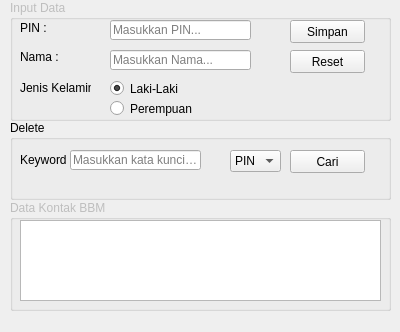
<?xml version="1.0" encoding="UTF-8"?>
<ui version="4.0">
 <class>tampilan</class>
 <widget class="QMainWindow" name="tampilan">
  <property name="geometry">
   <rect>
    <x>0</x>
    <y>0</y>
    <width>400</width>
    <height>332</height>
   </rect>
  </property>
  <property name="windowTitle">
   <string>Database Kontak BBM</string>
  </property>
  <property name="windowIcon">
   <iconset>
    <normaloff>../../../../../../Program Files (x86)/Mountain Lion Skin Pack/RocketDock/Icons/Address Book.png</normaloff>../../../../../../Program Files (x86)/Mountain Lion Skin Pack/RocketDock/Icons/Address Book.png</iconset>
  </property>
  <widget class="QWidget" name="centralWidget">
   <widget class="QRadioButton" name="radioMale">
    <property name="geometry">
     <rect>
      <x>110</x>
      <y>80</y>
      <width>82</width>
      <height>17</height>
     </rect>
    </property>
    <property name="text">
     <string>Laki-Laki</string>
    </property>
    <property name="checked">
     <bool>true</bool>
    </property>
   </widget>
   <widget class="QRadioButton" name="radioFemale">
    <property name="geometry">
     <rect>
      <x>110</x>
      <y>100</y>
      <width>82</width>
      <height>17</height>
     </rect>
    </property>
    <property name="text">
     <string>Perempuan</string>
    </property>
   </widget>
   <widget class="QPushButton" name="resetButton">
    <property name="geometry">
     <rect>
      <x>290</x>
      <y>50</y>
      <width>75</width>
      <height>23</height>
     </rect>
    </property>
    <property name="text">
     <string>Reset</string>
    </property>
   </widget>
   <widget class="QPushButton" name="simpanButton">
    <property name="geometry">
     <rect>
      <x>290</x>
      <y>20</y>
      <width>75</width>
      <height>23</height>
     </rect>
    </property>
    <property name="text">
     <string>Simpan</string>
    </property>
   </widget>
   <widget class="QLineEdit" name="pinEdit">
    <property name="geometry">
     <rect>
      <x>110</x>
      <y>20</y>
      <width>141</width>
      <height>20</height>
     </rect>
    </property>
    <property name="toolTip">
     <string/>
    </property>
    <property name="statusTip">
     <string>hkjh</string>
    </property>
    <property name="text">
     <string/>
    </property>
    <property name="placeholderText">
     <string>Masukkan PIN...</string>
    </property>
   </widget>
   <widget class="QLineEdit" name="nameEdit">
    <property name="geometry">
     <rect>
      <x>110</x>
      <y>50</y>
      <width>141</width>
      <height>20</height>
     </rect>
    </property>
    <property name="text">
     <string/>
    </property>
    <property name="placeholderText">
     <string>Masukkan Nama...</string>
    </property>
   </widget>
   <widget class="QTextBrowser" name="textBrowser">
    <property name="geometry">
     <rect>
      <x>20</x>
      <y>220</y>
      <width>361</width>
      <height>81</height>
     </rect>
    </property>
   </widget>
   <widget class="QLabel" name="pin">
    <property name="geometry">
     <rect>
      <x>20</x>
      <y>20</y>
      <width>71</width>
      <height>16</height>
     </rect>
    </property>
    <property name="text">
     <string>PIN :</string>
    </property>
   </widget>
   <widget class="QLabel" name="nama">
    <property name="geometry">
     <rect>
      <x>20</x>
      <y>50</y>
      <width>46</width>
      <height>13</height>
     </rect>
    </property>
    <property name="text">
     <string>Nama :</string>
    </property>
   </widget>
   <widget class="QLabel" name="jenisKelamin">
    <property name="geometry">
     <rect>
      <x>20</x>
      <y>80</y>
      <width>71</width>
      <height>16</height>
     </rect>
    </property>
    <property name="text">
     <string>Jenis Kelamin :</string>
    </property>
   </widget>
   <widget class="QGroupBox" name="groupBox">
    <property name="enabled">
     <bool>false</bool>
    </property>
    <property name="geometry">
     <rect>
      <x>10</x>
      <y>200</y>
      <width>381</width>
      <height>111</height>
     </rect>
    </property>
    <property name="title">
     <string>Data Kontak BBM</string>
    </property>
   </widget>
   <widget class="QGroupBox" name="groupBox_3">
    <property name="geometry">
     <rect>
      <x>10</x>
      <y>120</y>
      <width>381</width>
      <height>80</height>
     </rect>
    </property>
    <property name="title">
     <string>Delete</string>
    </property>
    <widget class="QPushButton" name="cariButton">
     <property name="geometry">
      <rect>
       <x>280</x>
       <y>30</y>
       <width>75</width>
       <height>23</height>
      </rect>
     </property>
     <property name="text">
      <string>Cari</string>
     </property>
    </widget>
    <widget class="QLabel" name="keyword">
     <property name="geometry">
      <rect>
       <x>10</x>
       <y>30</y>
       <width>51</width>
       <height>20</height>
      </rect>
     </property>
     <property name="text">
      <string>Keyword :</string>
     </property>
    </widget>
    <widget class="QLineEdit" name="keywordEdit">
     <property name="geometry">
      <rect>
       <x>60</x>
       <y>30</y>
       <width>131</width>
       <height>20</height>
      </rect>
     </property>
     <property name="text">
      <string/>
     </property>
     <property name="placeholderText">
      <string>Masukkan kata kunci ...</string>
     </property>
    </widget>
    <widget class="QComboBox" name="comboCari">
     <property name="geometry">
      <rect>
       <x>220</x>
       <y>30</y>
       <width>51</width>
       <height>22</height>
      </rect>
     </property>
     <property name="currentText">
      <string>PIN</string>
     </property>
     <property name="maxVisibleItems">
      <number>2</number>
     </property>
     <item>
      <property name="text">
       <string>PIN</string>
      </property>
     </item>
     <item>
      <property name="text">
       <string>Name</string>
      </property>
     </item>
    </widget>
   </widget>
   <widget class="QGroupBox" name="groupBox_2">
    <property name="enabled">
     <bool>false</bool>
    </property>
    <property name="geometry">
     <rect>
      <x>10</x>
      <y>0</y>
      <width>381</width>
      <height>121</height>
     </rect>
    </property>
    <property name="title">
     <string>Input Data</string>
    </property>
   </widget>
   <zorder>groupBox_2</zorder>
   <zorder>groupBox_3</zorder>
   <zorder>groupBox</zorder>
   <zorder>radioMale</zorder>
   <zorder>radioFemale</zorder>
   <zorder>resetButton</zorder>
   <zorder>simpanButton</zorder>
   <zorder>pinEdit</zorder>
   <zorder>nameEdit</zorder>
   <zorder>textBrowser</zorder>
   <zorder>pin</zorder>
   <zorder>nama</zorder>
   <zorder>jenisKelamin</zorder>
  </widget>
 </widget>
 <layoutdefault spacing="6" margin="11"/>
 <resources/>
 <connections/>
</ui>
